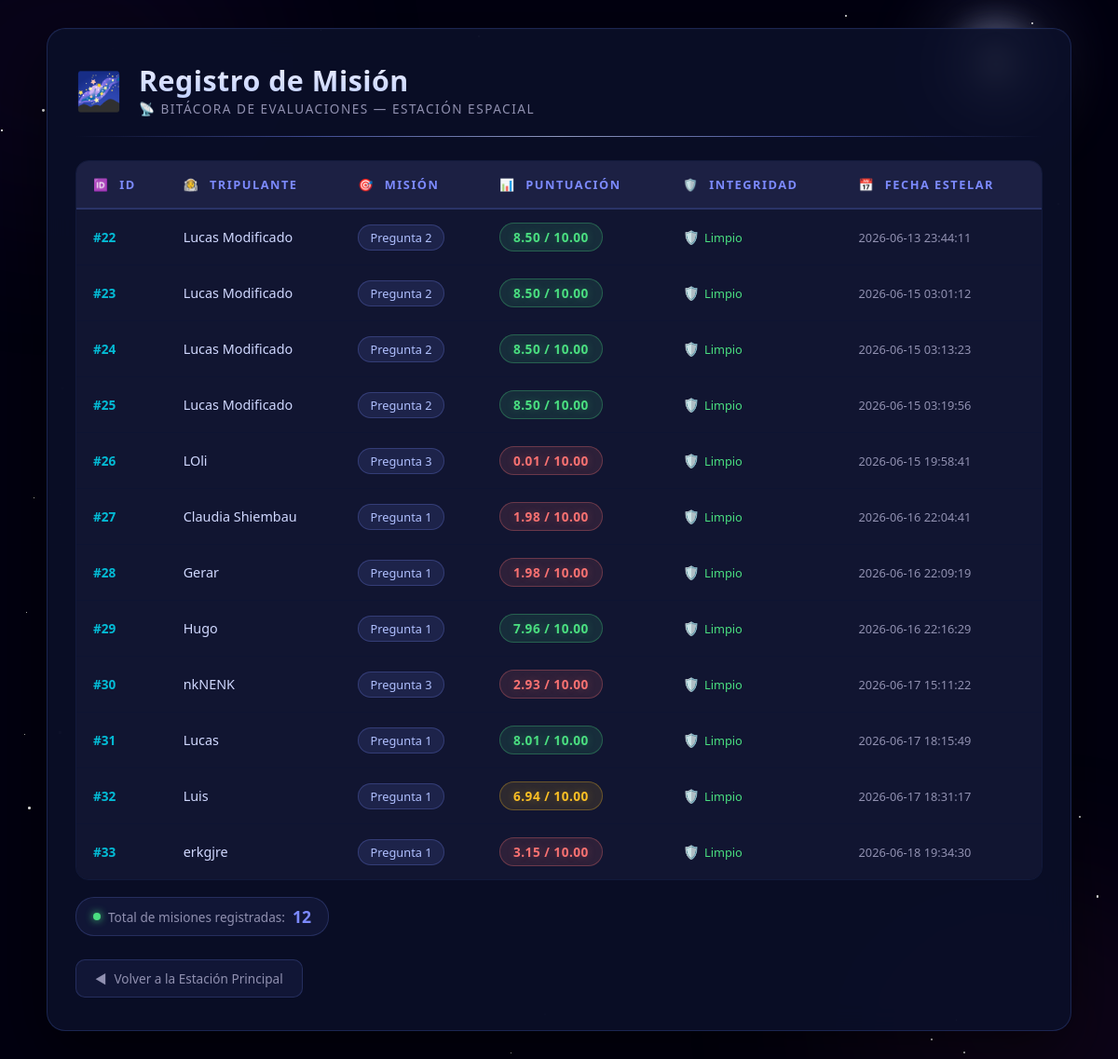
The app's page /historial (signed in) with its own data.
### tables this page shows
CREATE TABLE historial_evaluaciones (
            id INTEGER PRIMARY KEY AUTOINCREMENT,
            estudiante TEXT NOT NULL,
            id_pregunta TEXT NOT NULL,
            pregunta TEXT,
            respuesta_estudiante TEXT,
            vector_neurona TEXT,  -- Se guarda el array convertido a texto "1,0,1"
            puntuacion_ia TEXT,
            feedback_ia TEXT,
            alerta_plagio TEXT,
            fecha TIMESTAMP DEFAULT CURRENT_TIMESTAMP
        );

### app.py (the view)
@app.route("/historial")
@docente_requerido
def historial():
    try:
        conn, cursor = conectar_db()
        cursor.execute("SELECT id, estudiante, id_pregunta, puntuacion_ia, alerta_plagio, fecha FROM historial_evaluaciones")
        registros = cursor.fetchall()
        conn.close()
    except Exception as e:
        registros = []
    return render_template("historial.html", registros=registros)

### app.py (called while the page is built)
def docente_requerido(f):
    @wraps(f)
    def decorated_function(*args, **kwargs):
        if 'usuario' not in session:
            flash("🔐 Debes iniciar sesión primero.", "error")
            return redirect(url_for('login'))
        if session.get('rol') != 'docente':
            flash("❌ Solo los docentes pueden acceder aquí.", "error")
            return redirect(url_for('index'))
        return f(*args, **kwargs)
    return decorated_function

### evaluador_datos.py (called while the page is built)
def conectar_db():
    conn = sqlite3.connect(DB_FILE)
    cursor = conn.cursor()
    cursor.execute("""
        CREATE TABLE IF NOT EXISTS historial_evaluaciones (
            id INTEGER PRIMARY KEY AUTOINCREMENT,
            estudiante TEXT NOT NULL,
            id_pregunta TEXT NOT NULL,
            pregunta TEXT,
            respuesta_estudiante TEXT,
            vector_neurona TEXT,
            puntuacion_ia TEXT,
            feedback_ia TEXT,
            alerta_plagio TEXT,
            fecha TIMESTAMP DEFAULT CURRENT_TIMESTAMP
        )
    """)
    conn.commit()
    return conn, cursor

### templates/historial.html (shortened to what this page needs)
<!DOCTYPE html>
<html lang="es">
<head>
</head>
<body>
    <div class="space-bg" id="spaceBg">
    </div>
    <div class="container">
        <div class="header">
            <span class="header-icon">🌌</span>
            <div class="header-text">
                <h1>Registro de Misión</h1>
                <p class="subtitle">📡 Bitácora de evaluaciones — Estación Espacial</p>
            </div>
        </div>
        <div class="divider"></div>
        {% if registros %}
        <div class="table-wrapper">
            <table>
                <thead>
                    <tr>
                        <th><span class="th-icon">🆔</span> ID</th>
                        <th><span class="th-icon">👨‍🚀</span> Tripulante</th>
                        <th><span class="th-icon">🎯</span> Misión</th>
                        <th><span class="th-icon">📊</span> Puntuación</th>
                        <th><span class="th-icon">🛡️</span> Integridad</th>
                        <th><span class="th-icon">📅</span> Fecha Estelar</th>
                    </tr>
                </thead>
                <tbody>
                    {% for r in registros %}
                    <tr>
                        <td class="id-cell">#{{ r[0] }}</td>
                        <td class="student-name">{{ r[1] }}</td>
                        <td><span class="question-badge">Pregunta {{ r[2] }}</span></td>
                        <td>
                            {% set nota = r[3] %}
                            {% if nota and nota != 'N/A' %}
                                {% set valor = nota.split('/')[0].strip() | float %}
                                <span class="nota-badge {{ 'nota-alta' if valor >= 7 else ('nota-media' if valor >= 5 else 'nota-baja') }}">
                                    {{ nota }}
                                </span>
                            {% else %}
                                <span class="nota-badge nota-baja">{{ nota }}</span>
                            {% endif %}
                        </td>
                        <td>
                            {% if r[4] == 'Ninguno' or r[4] == '✅ Ninguno' %}
                                <span class="plagio-ok">Limpio</span>
                            {% else %}
                                <span class="plagio-alert">{{ r[4][:30] }}</span>
                            {% endif %}
                        </td>
                        <td class="date-cell">{{ r[5] }}</td>
                    </tr>
                    {% endfor %}
                </tbody>
            </table>
        </div>
        <div class="table-footer">
            <div class="total-badge">
                <span class="status-dot"></span>
                Total de misiones registradas: <span>{{ registros|length }}</span>
            </div>
        </div>
        {% endif %}
        <a href="/" class="back-btn">
            <span>◄</span> Volver a la Estación Principal
        </a>
    </div>
</body>
</html>

### records on screen
historial_evaluaciones: id "22", estudiante "Lucas Modificado", id_pregunta "2", puntuacion_ia "8.50 / 10.00", alerta_plagio "Limpio", fecha "2026-06-13 23:44:11"
historial_evaluaciones: id "23", estudiante "Lucas Modificado", id_pregunta "2", puntuacion_ia "8.50 / 10.00", alerta_plagio "Limpio", fecha "2026-06-15 03:01:12"
historial_evaluaciones: id "24", estudiante "Lucas Modificado", id_pregunta "2", puntuacion_ia "8.50 / 10.00", alerta_plagio "Limpio", fecha "2026-06-15 03:13:23"
historial_evaluaciones: id "25", estudiante "Lucas Modificado", id_pregunta "2", puntuacion_ia "8.50 / 10.00", alerta_plagio "Limpio", fecha "2026-06-15 03:19:56"
historial_evaluaciones: id "26", estudiante "LOli", id_pregunta "3", puntuacion_ia "0.01 / 10.00", alerta_plagio "Limpio", fecha "2026-06-15 19:58:41"
historial_evaluaciones: id "27", estudiante "Claudia Shiembau", id_pregunta "1", puntuacion_ia "1.98 / 10.00", alerta_plagio "Limpio", fecha "2026-06-16 22:04:41"
historial_evaluaciones: id "28", estudiante "Gerar", id_pregunta "1", puntuacion_ia "1.98 / 10.00", alerta_plagio "Limpio", fecha "2026-06-16 22:09:19"
historial_evaluaciones: id "29", estudiante "Hugo", id_pregunta "1", puntuacion_ia "7.96 / 10.00", alerta_plagio "Limpio", fecha "2026-06-16 22:16:29"
historial_evaluaciones: id "30", estudiante "nkNENK", id_pregunta "3", puntuacion_ia "2.93 / 10.00", alerta_plagio "Limpio", fecha "2026-06-17 15:11:22"
historial_evaluaciones: id "31", estudiante "Lucas", id_pregunta "1", puntuacion_ia "8.01 / 10.00", alerta_plagio "Limpio", fecha "2026-06-17 18:15:49"
historial_evaluaciones: id "32", estudiante "Luis", id_pregunta "1", puntuacion_ia "6.94 / 10.00", alerta_plagio "Limpio", fecha "2026-06-17 18:31:17"
historial_evaluaciones: id "33", estudiante "erkgjre", id_pregunta "1", puntuacion_ia "3.15 / 10.00", alerta_plagio "Limpio", fecha "2026-06-18 19:34:30"

### other values on screen
{{ registros|length }} "12"
